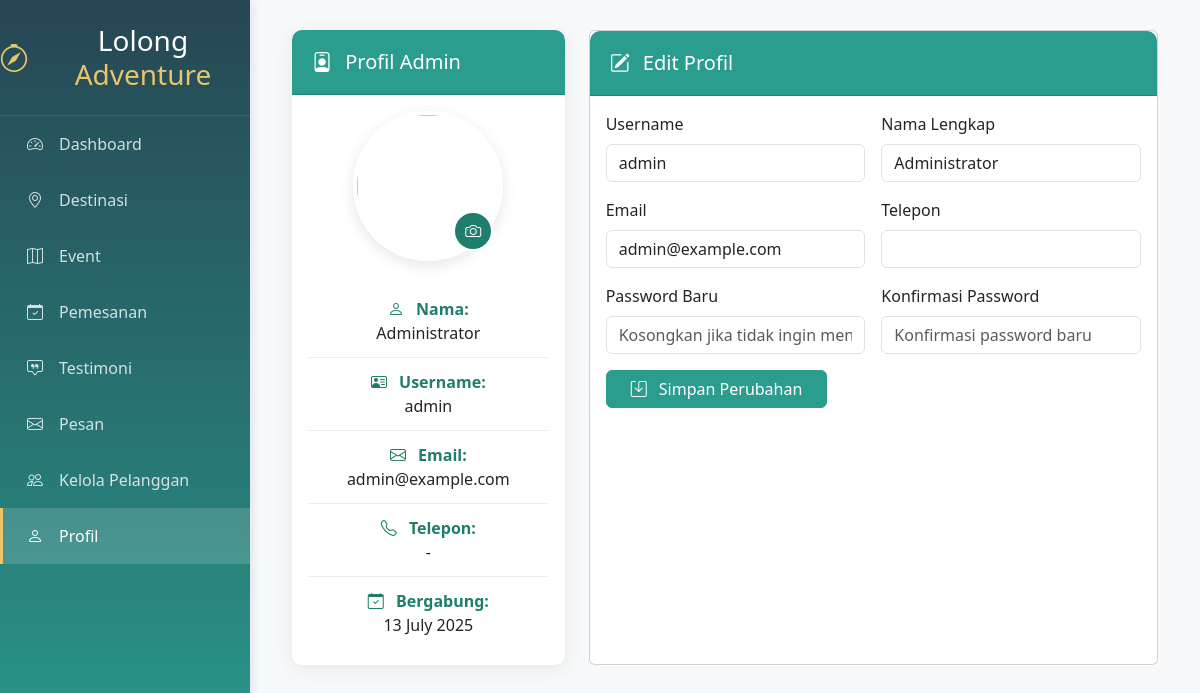
The page /pages/profile.php (signed in) on the database its author committed.
### tables this page shows
CREATE TABLE users (
    id INT PRIMARY KEY AUTO_INCREMENT,
    username VARCHAR(50) UNIQUE NOT NULL,
    password VARCHAR(255) NOT NULL,
    full_name VARCHAR(100) NOT NULL,
    email VARCHAR(100) UNIQUE NOT NULL,
    phone VARCHAR(20),
    role ENUM('admin', 'user') DEFAULT 'user',
    profile_picture VARCHAR(255),
    created_at TIMESTAMP DEFAULT CURRENT_TIMESTAMP,
    updated_at TIMESTAMP DEFAULT CURRENT_TIMESTAMP ON UPDATE CURRENT_TIMESTAMP
);

### pages/profile.php (the view, shortened to what this page needs)
<?php
require_once('../config/database.php');
$stmt = $pdo->prepare("SELECT * FROM users WHERE username = ?");
$stmt->execute([$_SESSION['username']]);
$admin = $stmt->fetch(PDO::FETCH_ASSOC);
$admin['profile_photo'] = $admin['profile_photo'] ?? 'default-avatar.png';
?>
<!DOCTYPE html>
<html lang="id">
<head>
    <link href="https://cdn.jsdelivr.net/npm/bootstrap@5.3.0/dist/css/bootstrap.min.css" rel="stylesheet">
    <link rel="stylesheet" href="https://cdn.jsdelivr.net/npm/bootstrap-icons@1.10.0/font/bootstrap-icons.css">
    <link rel="stylesheet" href="https://cdn.jsdelivr.net/npm/sweetalert2@11/dist/sweetalert2.min.css">
</head>
<body>
    <div class="d-flex">
        <?php include('../includes/sidebar.php'); ?>
        <div class="main-content w-100">
            <div class="container-fluid">
                <div class="row g-4">
                    <div class="col-lg-4">
                        <div class="card profile-card h-100">
                            <div class="card-header">
                                <h5 class="mb-0"><i class="bi bi-person-badge me-2"></i> Profil Admin</h5>
                            </div>
                            <div class="card-body">
                                <div class="d-flex flex-column align-items-center text-center">
                                    <div class="position-relative mb-4">
                                        <img src="../assets/images/profiles/<?= htmlspecialchars($admin['profile_photo']) ?>?t=<?= time() ?>"
                                            class="profile-avatar"
                                            id="profilePhotoPreview">
                                        <label for="photoUpload" class="photo-upload-btn" title="Ubah Foto Profil">
                                            <i class="bi bi-camera"></i>
                                        </label>
                                    </div>
                                    <div class="w-100">
                                        <div class="detail-item">
                                            <span class="detail-label"><i class="bi bi-person me-2"></i> Nama:</span>
                                            <p class="mb-0"><?= htmlspecialchars($admin['full_name']) ?></p>
                                        </div>
                                        <div class="detail-item">
                                            <span class="detail-label"><i class="bi bi-person-vcard me-2"></i> Username:</span>
                                            <p class="mb-0"><?= htmlspecialchars($admin['username']) ?></p>
                                        </div>
                                        <div class="detail-item">
                                            <span class="detail-label"><i class="bi bi-envelope me-2"></i> Email:</span>
                                            <p class="mb-0"><?= htmlspecialchars($admin['email']) ?></p>
                                        </div>
                                        <div class="detail-item">
                                            <span class="detail-label"><i class="bi bi-telephone me-2"></i> Telepon:</span>
                                            <p class="mb-0"><?= htmlspecialchars($admin['phone'] ?? '-') ?></p>
                                        </div>
                                        <div class="detail-item">
                                            <span class="detail-label"><i class="bi bi-calendar-check me-2"></i> Bergabung:</span>
                                            <p class="mb-0"><?= date('d F Y', strtotime($admin['created_at'])) ?></p>
                                        </div>
                                    </div>
                                </div>
                            </div>
                        </div>
                    </div>
                    <div class="col-lg-8">
                        <div class="card h-100">
                            <div class="card-header">
                                <h5 class="mb-0"><i class="bi bi-pencil-square me-2"></i> Edit Profil</h5>
                            </div>
                            <div class="card-body">
                                <form method="POST" action="profile.php" id="profileForm">
                                    <div class="row g-3">
                                        <div class="col-md-6">
                                            <label class="form-label">Username</label>
                                            <input type="text" class="form-control" value="<?= htmlspecialchars($admin['username']) ?>" readonly>
                                        </div>
                                        <div class="col-md-6">
                                            <label class="form-label">Nama Lengkap</label>
                                            <input type="text" name="full_name" class="form-control" value="<?= htmlspecialchars($admin['full_name']) ?>" required>
                                        </div>
                                        <div class="col-md-6">
                                            <label class="form-label">Email</label>
                                            <input type="email" name="email" class="form-control" value="<?= htmlspecialchars($admin['email']) ?>" required>
                                        </div>
                                        <div class="col-md-6">
                                            <label class="form-label">Telepon</label>
                                            <input type="tel" name="phone" class="form-control" value="<?= htmlspecialchars($admin['phone'] ?? '') ?>">
                                        </div>
                                        <div class="col-md-6">
                                            <label class="form-label">Password Baru</label>
                                            <input type="password" name="new_password" class="form-control" placeholder="Kosongkan jika tidak ingin mengubah">
                                        </div>
                                        <div class="col-md-6">
                                            <label class="form-label">Konfirmasi Password</label>
                                            <input type="password" name="confirm_password" class="form-control" placeholder="Konfirmasi password baru">
                                        </div>
                                        <div class="col-12 mt-3">
                                            <button type="submit" name="update_profile" class="btn btn-primary px-4">
                                                <i class="bi bi-save me-2"></i> Simpan Perubahan
                                            </button>
                                        </div>
                                    </div>
                                </form>
                            </div>
                        </div>
                    </div>
                </div>
            </div>
        </div>
    </div>
</body>
</html>

### pages/profile.php (style rules this page uses)
:root { --primary-color: #2a9d8f; --secondary-color: #1e7d6b; --light-green: #e8f5e9; }
body { background-color: #f8f9fa; font-family: 'Segoe UI', Tahoma, Geneva, Verdana, sans-serif; }
.main-content { margin-left: 250px; padding: 30px; transition: all 0.3s; }
.profile-card { border-radius: 10px; border: none; box-shadow: 0 4px 20px rgba(0, 0, 0, 0.08); transition: transform 0.3s; background-color: white; }
.card-header { background-color: var(--primary-color); color: white; border-radius: 10px 10px 0 0 !important; padding: 20px; }
.profile-avatar { width: 150px; height: 150px; object-fit: cover; border-radius: 50%; border: 4px solid white; box-shadow: 0 4px 15px rgba(0, 0, 0, 0.1); }
.photo-upload-btn { position: absolute; bottom: 10px; right: 10px; width: 40px; height: 40px; border-radius: 50%; background: var(--secondary-color); color: white; display: flex; align-items: center; justify-content: center; cursor: pointer; border: 2px solid white; transition: all 0.3s; }
.detail-item { padding: 12px 0; border-bottom: 1px solid #eee; }
.detail-item:last-child { border-bottom: none; }
.detail-label { font-weight: 600; color: var(--secondary-color); }
.btn-primary { background-color: var(--primary-color); border-color: var(--primary-color); }

### rows shown on the page
users: full_name "Administrator", username "admin", email "admin@example.com", phone "-", created_at "13 July 2025"
